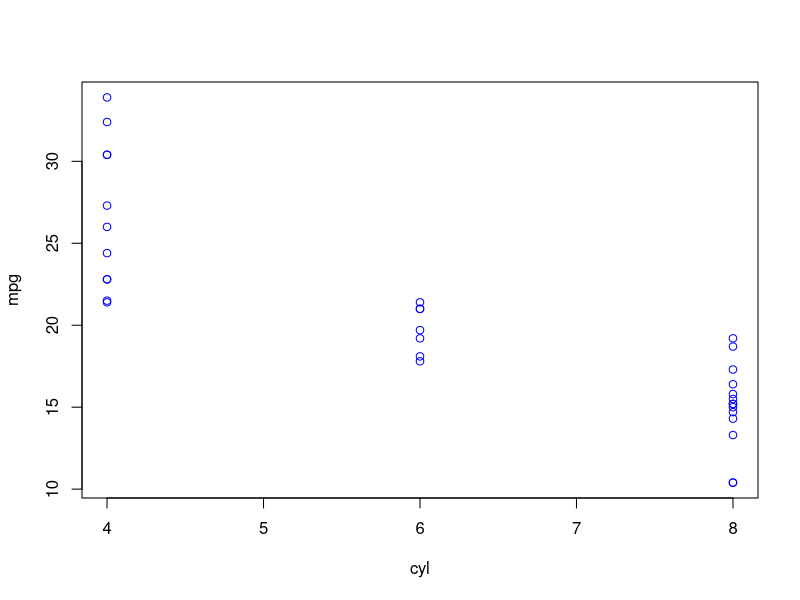

This chart was generated by the following R code:
########
# This is just a trial script
# by @jcvdav
#
#

attach(mtcars)
windows()
plot(cyl,mpg, col="blue")

# End of this script

# <(*.*<) (>*.*)> <(*.*)> ^(*.*)^ <(*.*)>